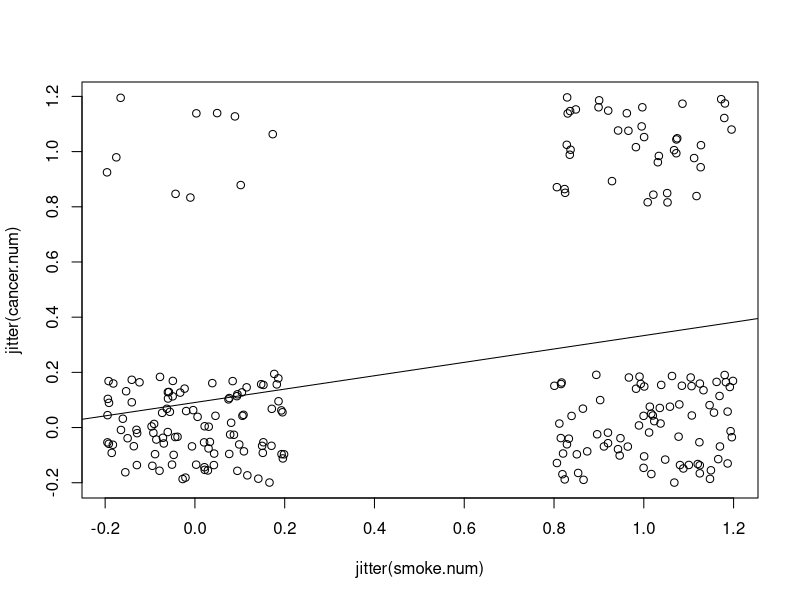

This figure's R source: (Note: this script raises an error after producing the figure.)
## ---- chunk 1
knitr::opts_chunk$set(echo = TRUE)
## ---- chunk 2
p1 <- 10/110
p2 <-40/120
p <- 50/230


var <- p*(1-p)*(1/110+1/120)

z <- (p2-p1)/sqrt(var)
## ---- chunk 3
prop.test(x = c(10, 40), n = c(110, 120))
## ---- chunk 4
smoke <- factor(rep(c("no","yes"), c(110,120)))
cancer <- factor(c(rep(c("no","yes"), c(100,10)),
                   rep(c("no","yes"), c(80,40))))

chisq.test(smoke,cancer)
## ---- chunk 5
cancer.num <- as.numeric(cancer)-1
smoke.num <- as.numeric(smoke)-1
cancer.lm <- lm(cancer.num ~ smoke.num)
summary(cancer.lm)

plot(jitter(cancer.num)~jitter(smoke.num))
abline(cancer.lm)

individuals %>% ggplot(aes(x = smoke, y = cancer))+
  geom_jitter() +
  geom_smooth(method = "lm")

individuals <- data.frame(smoke = smoke.num, cancer = cancer.num)
## ---- chunk 6
cancer.logit <- glm(cancer ~ smoke, , data = individuals, family = binomial)
summary(cancer.logit)

pnon <- 1/(1+exp(-(-2.3026)))
psmoke <- 1/(1+exp(-(-2.3026+1.6094)))
pnon
psmoke
oddsnon <- exp(-2.3026) ## out of non smokers (smoker = 0), how many of them get cancer
oddssmoke <- exp(-2.3026+1.6094) ## out of smokers (smoker = 1), how many of them get cancer
oddsnon
oddssmoke
preds <- predict(cancer.logit, type = "response")
## ---- chunk 7
library(car)
Mroz
mroz.mod <- glm(lfp ~ k5 + k618 + age + wc + hc + inc, data =Mroz, family = binomial)
